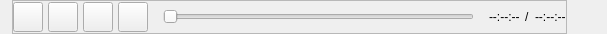
<?xml version="1.0" encoding="UTF-8"?>
<ui version="4.0">
 <class>AFQMediaSourceToolbar</class>
 <widget class="QWidget" name="AFQMediaSourceToolbar">
  <property name="geometry">
   <rect>
    <x>0</x>
    <y>0</y>
    <width>607</width>
    <height>34</height>
   </rect>
  </property>
  <property name="minimumSize">
   <size>
    <width>0</width>
    <height>34</height>
   </size>
  </property>
  <property name="maximumSize">
   <size>
    <width>16777215</width>
    <height>34</height>
   </size>
  </property>
  <property name="windowTitle">
   <string>Form</string>
  </property>
  <layout class="QHBoxLayout" name="horizontalLayout_2">
   <property name="spacing">
    <number>5</number>
   </property>
   <property name="leftMargin">
    <number>12</number>
   </property>
   <property name="topMargin">
    <number>0</number>
   </property>
   <property name="rightMargin">
    <number>0</number>
   </property>
   <property name="bottomMargin">
    <number>0</number>
   </property>
   <item>
    <widget class="QFrame" name="frameLocalFileControl">
     <property name="frameShape">
      <enum>QFrame::StyledPanel</enum>
     </property>
     <property name="frameShadow">
      <enum>QFrame::Raised</enum>
     </property>
     <layout class="QHBoxLayout" name="horizontalLayout">
      <property name="spacing">
       <number>5</number>
      </property>
      <property name="leftMargin">
       <number>0</number>
      </property>
      <property name="topMargin">
       <number>0</number>
      </property>
      <property name="rightMargin">
       <number>0</number>
      </property>
      <property name="bottomMargin">
       <number>0</number>
      </property>
      <item>
       <widget class="QPushButton" name="pushButton_Restart">
        <property name="minimumSize">
         <size>
          <width>30</width>
          <height>30</height>
         </size>
        </property>
        <property name="maximumSize">
         <size>
          <width>30</width>
          <height>30</height>
         </size>
        </property>
        <property name="text">
         <string/>
        </property>
        <property name="iconSize">
         <size>
          <width>30</width>
          <height>30</height>
         </size>
        </property>
       </widget>
      </item>
      <item>
       <widget class="QPushButton" name="pushButton_Play">
        <property name="minimumSize">
         <size>
          <width>30</width>
          <height>30</height>
         </size>
        </property>
        <property name="maximumSize">
         <size>
          <width>30</width>
          <height>30</height>
         </size>
        </property>
        <property name="text">
         <string/>
        </property>
        <property name="iconSize">
         <size>
          <width>30</width>
          <height>30</height>
         </size>
        </property>
       </widget>
      </item>
      <item>
       <widget class="QPushButton" name="pushButton_Pause">
        <property name="minimumSize">
         <size>
          <width>30</width>
          <height>30</height>
         </size>
        </property>
        <property name="maximumSize">
         <size>
          <width>30</width>
          <height>30</height>
         </size>
        </property>
        <property name="text">
         <string/>
        </property>
        <property name="iconSize">
         <size>
          <width>30</width>
          <height>30</height>
         </size>
        </property>
       </widget>
      </item>
      <item>
       <widget class="QPushButton" name="pushButton_Stop">
        <property name="minimumSize">
         <size>
          <width>30</width>
          <height>30</height>
         </size>
        </property>
        <property name="maximumSize">
         <size>
          <width>30</width>
          <height>30</height>
         </size>
        </property>
        <property name="text">
         <string/>
        </property>
        <property name="iconSize">
         <size>
          <width>30</width>
          <height>30</height>
         </size>
        </property>
       </widget>
      </item>
      <item>
       <spacer name="horizontalSpacer_2">
        <property name="orientation">
         <enum>Qt::Horizontal</enum>
        </property>
        <property name="sizeType">
         <enum>QSizePolicy::Fixed</enum>
        </property>
        <property name="sizeHint" stdset="0">
         <size>
          <width>10</width>
          <height>20</height>
         </size>
        </property>
       </spacer>
      </item>
      <item>
       <widget class="AbsoluteSlider" name="mediaSlider">
        <property name="orientation">
         <enum>Qt::Horizontal</enum>
        </property>
       </widget>
      </item>
      <item>
       <spacer name="horizontalSpacer_3">
        <property name="orientation">
         <enum>Qt::Horizontal</enum>
        </property>
        <property name="sizeType">
         <enum>QSizePolicy::Fixed</enum>
        </property>
        <property name="sizeHint" stdset="0">
         <size>
          <width>10</width>
          <height>20</height>
         </size>
        </property>
       </spacer>
      </item>
      <item>
       <widget class="QLabel" name="label_CurrentTime">
        <property name="text">
         <string>--:--:--</string>
        </property>
       </widget>
      </item>
      <item>
       <widget class="QLabel" name="label_Slash">
        <property name="text">
         <string>/</string>
        </property>
       </widget>
      </item>
      <item>
       <widget class="QLabel" name="label_Duration">
        <property name="text">
         <string>--:--:--</string>
        </property>
       </widget>
      </item>
     </layout>
    </widget>
   </item>
   <item>
    <spacer name="horizontalSpacer">
     <property name="orientation">
      <enum>Qt::Horizontal</enum>
     </property>
     <property name="sizeType">
      <enum>QSizePolicy::Preferred</enum>
     </property>
     <property name="sizeHint" stdset="0">
      <size>
       <width>40</width>
       <height>20</height>
      </size>
     </property>
    </spacer>
   </item>
  </layout>
 </widget>
 <customwidgets>
  <customwidget>
   <class>AbsoluteSlider</class>
   <extends>QSlider</extends>
   <header>obs-studio-ui/absolute-slider.hpp</header>
  </customwidget>
 </customwidgets>
 <resources/>
 <connections/>
</ui>
